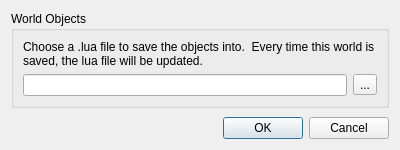
<?xml version="1.0" encoding="UTF-8"?>
<ui version="4.0">
 <class>WriteWorldObjectsDialog</class>
 <widget class="QDialog" name="WriteWorldObjectsDialog">
  <property name="geometry">
   <rect>
    <x>0</x>
    <y>0</y>
    <width>400</width>
    <height>150</height>
   </rect>
  </property>
  <property name="windowTitle">
   <string>Write World Objects</string>
  </property>
  <layout class="QGridLayout" name="gridLayout">
   <item row="2" column="0">
    <widget class="QDialogButtonBox" name="buttonBox">
     <property name="orientation">
      <enum>Qt::Horizontal</enum>
     </property>
     <property name="standardButtons">
      <set>QDialogButtonBox::Cancel|QDialogButtonBox::Ok</set>
     </property>
    </widget>
   </item>
   <item row="0" column="0">
    <widget class="QGroupBox" name="groupBox">
     <property name="title">
      <string>World Objects</string>
     </property>
     <layout class="QGridLayout" name="gridLayout_2">
      <item row="1" column="0">
       <layout class="QHBoxLayout" name="horizontalLayout">
        <item>
         <widget class="QLineEdit" name="fileName">
          <property name="readOnly">
           <bool>true</bool>
          </property>
         </widget>
        </item>
        <item>
         <widget class="QToolButton" name="browse">
          <property name="text">
           <string>...</string>
          </property>
         </widget>
        </item>
       </layout>
      </item>
      <item row="0" column="0">
       <widget class="QLabel" name="label">
        <property name="text">
         <string>Choose a .lua file to save the objects into.  Every time this world is saved, the lua file will be updated.</string>
        </property>
        <property name="wordWrap">
         <bool>true</bool>
        </property>
       </widget>
      </item>
     </layout>
    </widget>
   </item>
   <item row="1" column="0">
    <spacer name="verticalSpacer">
     <property name="orientation">
      <enum>Qt::Vertical</enum>
     </property>
     <property name="sizeHint" stdset="0">
      <size>
       <width>20</width>
       <height>40</height>
      </size>
     </property>
    </spacer>
   </item>
  </layout>
 </widget>
 <resources/>
 <connections>
  <connection>
   <sender>buttonBox</sender>
   <signal>accepted()</signal>
   <receiver>WriteWorldObjectsDialog</receiver>
   <slot>accept()</slot>
   <hints>
    <hint type="sourcelabel">
     <x>227</x>
     <y>132</y>
    </hint>
    <hint type="destinationlabel">
     <x>157</x>
     <y>149</y>
    </hint>
   </hints>
  </connection>
  <connection>
   <sender>buttonBox</sender>
   <signal>rejected()</signal>
   <receiver>WriteWorldObjectsDialog</receiver>
   <slot>reject()</slot>
   <hints>
    <hint type="sourcelabel">
     <x>295</x>
     <y>138</y>
    </hint>
    <hint type="destinationlabel">
     <x>286</x>
     <y>149</y>
    </hint>
   </hints>
  </connection>
 </connections>
</ui>
